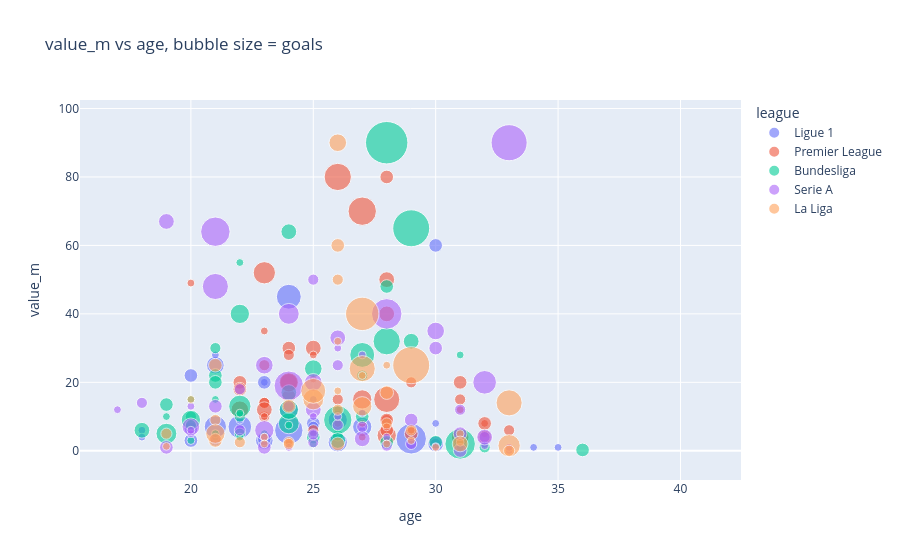

Notebook code cell kept with this figure:
### Markdown cell above
<a id="section-7"></a>
## 7. Bubble Chart — "Scatterplot + a 3rd number shown as size"

**What it shows:** same as a scatterplot, but bubble size encodes a third variable, so you can compare three numeric relationships at once without a 3D plot.

**To change what's plotted:** edit `x_column`, `y_column`, and `size_column`.

### Code cell
x_column = "age"
y_column = "value_m"
size_column = "goals"

# bubble size can't be negative - filter those out, and sample for readability
plot_df = df[df[size_column] >= 0].sample(n=min(500, len(df)), random_state=1)

fig = px.scatter(
    plot_df,
    x=x_column,
    y=y_column,
    size=size_column,
    color="league",
    hover_data=["player", "squad"],
    title=f"{y_column} vs {x_column}, bubble size = {size_column}",
    opacity=0.6,
    size_max=30,
)
fig.show()
